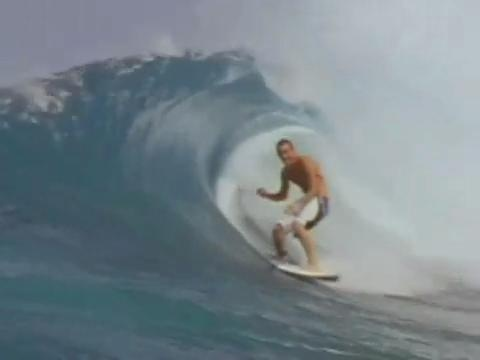
#> input picture surfer/0001.jpg, 480 x 360 px; its folder holds only this picture in this run
$ jupyter execute DSP_Image_Processing_VisualTracking.ipynb   (shell and % lines are left out)
#> lines starting #> are read from the running program, lines starting #| are printed output that depends on the picture; after the words box and inside, x2 and y2 are one past the last pixel; in counts of white or black regions, pixels touching at a corner belong together
[cell 1]
import numpy as np
import cv2
import os
from google.colab.patches import cv2_imshow

[cell 2]
from google.colab import drive
drive.mount('/content/drive')
%cd /content/drive/MyDrive/DigitalSignalProcessing

[cell 3]
# used for linear mapping...
def linear_mapping(img):
    return (img - img.min()) / (img.max() - img.min())

# pre-processing the image...
def pre_process(img):
    # get the size of the img...
    height, width = img.shape
    # intensity normalization
    img = np.log(img + 1)
    img = (img - np.mean(img)) / (np.std(img) + 1e-5)
    # Apply the cosine window
    window = window_func_2d(height, width)
    img = img * window

    return img

# cosine window generation function
def window_func_2d(height, width):
    win_col = np.hanning(width)
    win_row = np.hanning(height)
    mask_col, mask_row = np.meshgrid(win_col, win_row)

    win = mask_col * mask_row

    return win

def random_warp(img):
    a = -180 / 16
    b = 180 / 16
    r = a + (b - a) * np.random.uniform()
    # rotate the image...
    matrix_rot = cv2.getRotationMatrix2D((img.shape[1]/2, img.shape[0]/2), r, 1)
    img_rot = cv2.warpAffine(np.uint8(img * 255), matrix_rot, (img.shape[1], img.shape[0]))
    img_rot = img_rot.astype(np.float32) / 255
    return img_rot

[cell 4]
# alpha value
lr = 0.125
# variance for the target Gaussian response
sigma = 100
# number of frames to be used for the pre-training
num_pretrain =  1
# rotation augmentation?
rotate = True

[cell 5]
class mosse:
    def __init__(self, lr, sigma, num_pretrain, rotate, img_path):
        # get arguments..
        self.lr = lr
        self.sigma = sigma
        self.num_pretrain = num_pretrain
        self.rotate = rotate

        self.img_path = img_path
        # get the img lists...
        self.frame_lists = self._get_img_lists(self.img_path)
        self.frame_lists.sort()


    # pre train the filter on the first frame...
    def _pre_training(self, init_frame, G):
        height, width = G.shape
        fi = cv2.resize(init_frame, (width, height))
        # pre-process img..
        fi = pre_process(fi)
        Ai = G * np.conjugate(np.fft.fft2(fi))
        Bi = np.fft.fft2(init_frame) * np.conjugate(np.fft.fft2(init_frame))

        # pre-training sequence
        for _ in range(self.num_pretrain):
            if self.rotate:
                fi = pre_process(random_warp(init_frame))
            else:
                fi = pre_process(init_frame)
            Ai = Ai + G * np.conjugate(np.fft.fft2(fi))
            Bi = Bi + np.fft.fft2(fi) * np.conjugate(np.fft.fft2(fi))

        return Ai, Bi

    # start to do the object tracking...
    def start_tracking(self, init_gt):
        # get the image of the first frame... (read as gray scale image...)
        init_img = cv2.imread(self.frame_lists[0])
#> init_img is the input picture: shape (360, 480, 3); mean B, G, R 139.4, 132.7, 119.7
        init_frame = cv2.cvtColor(init_img, cv2.COLOR_BGR2GRAY)
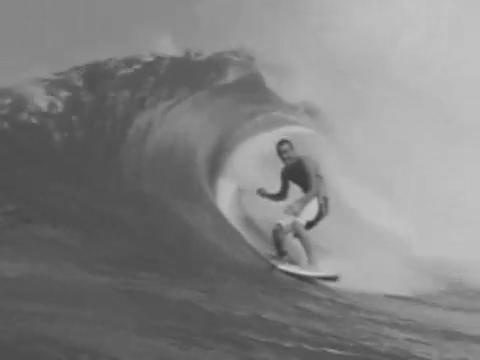
#> init_frame: shape (360, 480); min 50, max 209, mean 129.6
        init_frame = init_frame.astype(np.float32)

        # get the init ground truth.. [x, y, width, height]
        # start to draw the gaussian response...
        response_map = self._get_gauss_response(init_frame, init_gt)
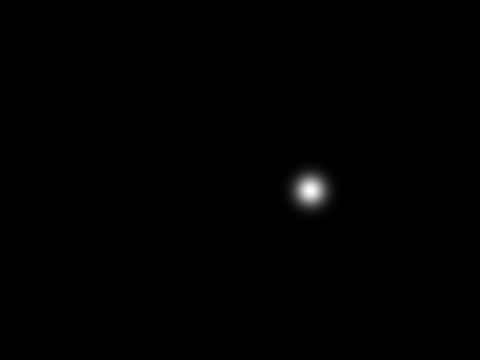
#> response_map: shape (360, 480) float64; min 0, max 1, mean 0.00364

        # start to create the training set ...
        # get the goal..
        g = response_map[init_gt[1]:init_gt[1]+init_gt[3], init_gt[0]:init_gt[0]+init_gt[2]]
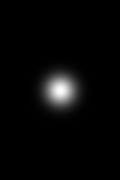
#> g: shape (180, 120) float64; min 3.92e-26, max 1, mean 0.0291
        fi = init_frame[init_gt[1]:init_gt[1]+init_gt[3], init_gt[0]:init_gt[0]+init_gt[2]]
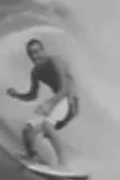
#> fi: shape (180, 120) float32; min 50, max 209, mean 151.4
        G = np.fft.fft2(g)

        # start to do the pre-training...
        Ai, Bi = self._pre_training(fi, G)
#> in pre_process, `img = img * window`:
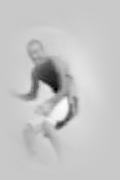
#> img: shape (180, 120) float64; min -3.85, max 1.03, mean -0.0695; drawn with min black and max white
#> the loop in _pre_training, `for _ in range(self.num_pretrain):` made 1 pass
#> pass 1, in random_warp, `img_rot = cv2.warpAffine(np.uint8(img * 255), matrix_rot, (img.shape[1..`:
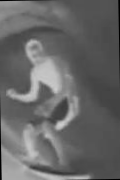
#> img_rot: shape (180, 120); min 0, max 206, mean 103.5
#> pass 1, in pre_process (call 2), `img = np.log(img + 1)`:
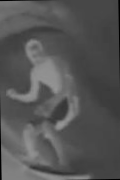
#> img: shape (180, 120) float32; min 0, max 0.592, mean 0.337
#> pass 1, in pre_process (call 2), `img = (img - np.mean(img)) / (np.std(img) + 1e-5)`:
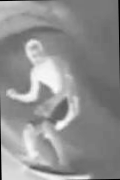
#> img: shape (180, 120) float32; min -3.72, max 2.82, mean -1.7e-07; drawn with min black and max white
#> after the loop in _pre_training, `for _ in range(self.num_pretrain):`:
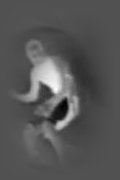
#> fi: shape (180, 120) float64; min -1.29, max 2.73, mean 0.0735; drawn with min black and max white

        # start the tracking...
        for idx in range(len(self.frame_lists)):
            current_frame = cv2.imread(self.frame_lists[idx])
            frame_gray = cv2.cvtColor(current_frame, cv2.COLOR_BGR2GRAY)
            frame_gray = frame_gray.astype(np.float32)
            if idx == 0:
                Ai = self.lr * Ai
                Bi = self.lr * Bi
                pos = init_gt.copy()
                clip_pos = np.array([pos[0], pos[1], pos[0]+pos[2], pos[1]+pos[3]]).astype(np.int64)
            else:
                Hi = Ai / Bi
                fi = frame_gray[clip_pos[1]:clip_pos[3], clip_pos[0]:clip_pos[2]]
                fi = pre_process(cv2.resize(fi, (init_gt[2], init_gt[3])))
                Gi = Hi * np.fft.fft2(fi)
                gi = linear_mapping(np.fft.ifft2(Gi))
                # find the max pos...
                max_value = np.max(gi)
                max_pos = np.where(gi == max_value)
                dy = int(np.mean(max_pos[0]) - gi.shape[0] / 2)
                dx = int(np.mean(max_pos[1]) - gi.shape[1] / 2)

                # update the position...
                pos[0] = pos[0] + dx
                pos[1] = pos[1] + dy

                # trying to get the clipped position [xmin, ymin, xmax, ymax]
                clip_pos[0] = np.clip(pos[0], 0, current_frame.shape[1])
                clip_pos[1] = np.clip(pos[1], 0, current_frame.shape[0])
                clip_pos[2] = np.clip(pos[0]+pos[2], 0, current_frame.shape[1])
                clip_pos[3] = np.clip(pos[1]+pos[3], 0, current_frame.shape[0])
                clip_pos = clip_pos.astype(np.int64)

                # get the current fi..
                fi = frame_gray[clip_pos[1]:clip_pos[3], clip_pos[0]:clip_pos[2]]
                fi = pre_process(cv2.resize(fi, (init_gt[2], init_gt[3])))
                # online update...
                Ai = self.lr * (G * np.conjugate(np.fft.fft2(fi))) + (1 - self.lr) * Ai
                Bi = self.lr * (np.fft.fft2(fi) * np.conjugate(np.fft.fft2(fi))) + (1 - self.lr) * Bi

            # visualize the tracking process...
            if idx%20 == 0:

              cv2.rectangle(current_frame, (pos[0], pos[1]), (pos[0]+pos[2], pos[1]+pos[3]), (255, 0, 0), 2)
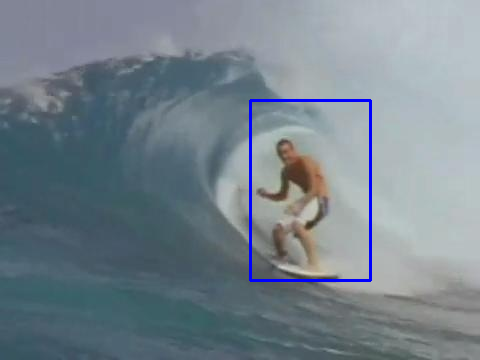
#> current_frame: shape (360, 480, 3); 1.04% of pixels changed, all inside (x1, y1, x2, y2) = (249, 99, 372, 282)
              cv2_imshow(current_frame)
              #cv2.waitKey(100)


    # get the ground-truth gaussian reponse...
    def _get_gauss_response(self, img, gt):
        # get the shape of the image..
        height, width = img.shape
        # get the mesh grid...
        xx, yy = np.meshgrid(np.arange(width), np.arange(height))
        # get the center of the object...
        center_x = gt[0] + 0.5 * gt[2]
        center_y = gt[1] + 0.5 * gt[3]
        # cal the distance...
        dist = (np.square(xx - center_x) + np.square(yy - center_y)) / (2 * self.sigma)
        # get the response map...
        response = np.exp(-dist)
        # normalize...
        response = linear_mapping(response)
        return response

    # it will extract the image list
    def _get_img_lists(self, img_path):
        frame_list = []
        for frame in os.listdir(img_path):
            if os.path.splitext(frame)[1] == '.jpg':
                frame_list.append(os.path.join(img_path, frame))
        return frame_list

$ run again, on surfer/0024.jpg
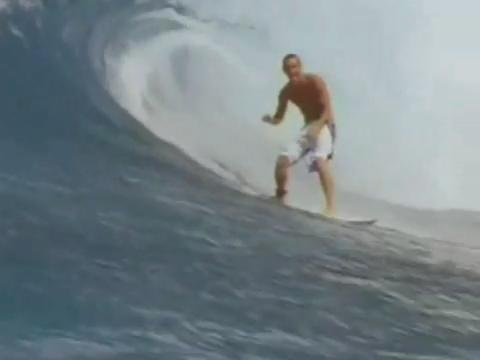
#> input picture surfer/0024.jpg, 480 x 360 px
#> in start_tracking, init_img is the input picture: shape (360, 480, 3); mean B, G, R 137, 131.9, 119.5
#> the loop in _pre_training, `for _ in range(self.num_pretrain):` made 1 pass
#> pass 1, in random_warp, `img_rot = cv2.warpAffine(np.uint8(img * 255), matrix_rot, (img.shape[1..`:
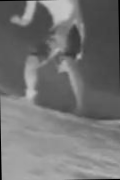
#> img_rot: shape (180, 120); min 0, max 198, mean 115.7
#> in start_tracking, `cv2.rectangle(current_frame, (pos[0], pos[1]), (pos[0]+pos[2], pos[1]+..`:
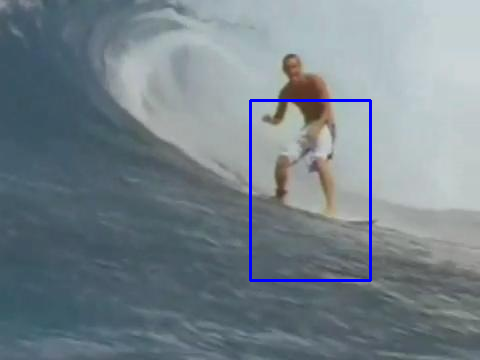
#> current_frame: shape (360, 480, 3); 1.04% of pixels changed, all inside (x1, y1, x2, y2) = (249, 99, 372, 282)

$ run again, on surfer/0032.jpg
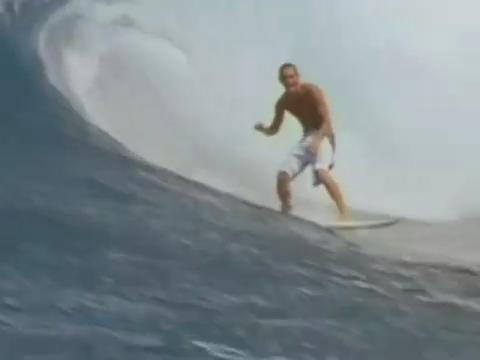
#> input picture surfer/0032.jpg, 480 x 360 px
#> in start_tracking, init_img is the input picture: shape (360, 480, 3); mean B, G, R 144, 139.9, 129
#> the loop in _pre_training, `for _ in range(self.num_pretrain):` made 1 pass
#> in start_tracking, `cv2.rectangle(current_frame, (pos[0], pos[1]), (pos[0]+pos[2], pos[1]+..`:
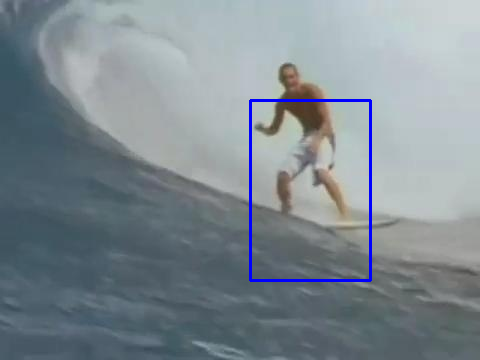
#> current_frame: shape (360, 480, 3); 1.04% of pixels changed, all inside (x1, y1, x2, y2) = (249, 99, 372, 282)
